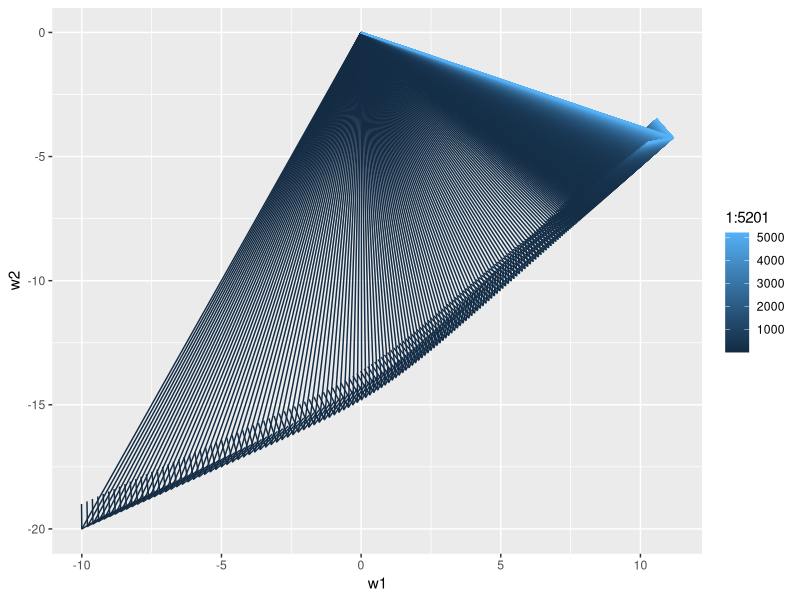
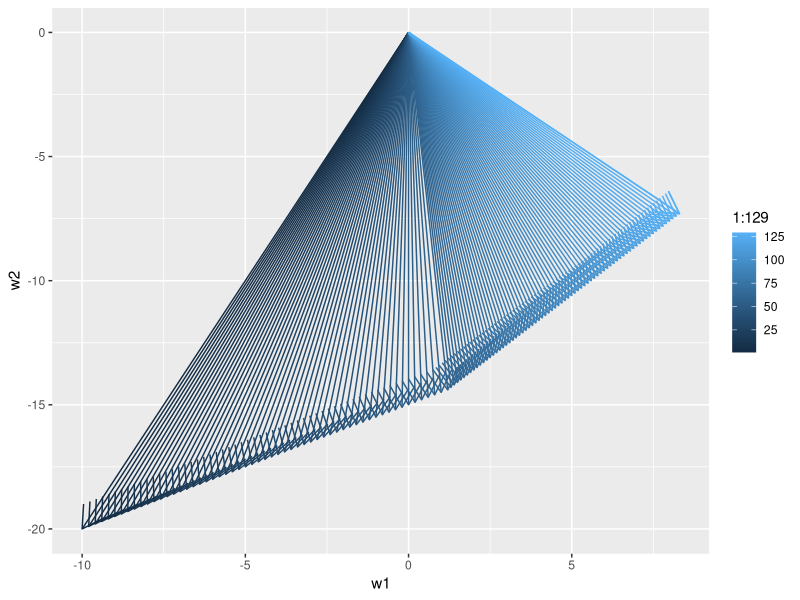

Here is the R script that generated these plots, in order:
# This is logistic regression gradient descent for 3 two dimensional data points
# Points are at:
# (-1, -1): Negative label
# (-1, 1): Negative label
# (1, 0): Positive label
# Models is fit without an intercept

##TODO: Add another point that either
#- keeps things linearly separable but makes the solution less symmetric
#- makes things no longer linearly separable
library(ggplot2)

grad_log <- function(w) {
  w1 <- w[1]
  w2 <- w[2]
  term1 <- -exp(-w1) / (1 + exp(-w1))
  term2 <- exp(w2 - w1)/(1 + exp(w2 - w1))
  term3 <- exp(-w2 - w1)/(1 + exp(-w2 - w1))
  lw1 <- term1 - term2 - term3
  lw2 <- term2 - term3
  return( c(lw1, lw2) )
}

grad_hinge <- function(w) {
  w1 <- w[1]
  w2 <- w[2]
  term1 <- -1*(w1 < 1)
  term2 <- 1*(1 + w2 - w1 > 0)
  term3 <- 1*(1 - w2 - w1 > 0)
  lw1 <- term1 - term2 - term3
  lw2 <- term2 - term3
  return( c(lw1, lw2) )
}


grad_desc <- function(start, grad, max_steps = 10000,
                      ss = .1, tol = 0.0001) {
  w = start
  step = 1
  storage = matrix(NA, nrow = max_steps, ncol = length(w))
  storage[step,] = w
  while(step < max_steps) {
    step = step + 1
    prev = w
    gr = grad(w)
    w = w - ss*gr
    storage[step,] = w
    if ( all( abs(w - prev) < tol) ) break
  }
  list(
    "solution" = w,
    "steps" = storage,
    "num_steps" = step
    )
}

run_and_plot <- function(start = c(-10, -20), grad, ss = 1) {
  results <- grad_desc(start, grad, ss = ss)
  colnames(results$steps) = c("w1", "w2")
  steps_df <- data.frame(na.omit(results$steps))
  ggplot(steps_df) +
    geom_segment(aes(x = 0,
                     y = 0,
                     xend = w1,
                     yend = w2,
                     col = 1:nrow(steps_df)),
                 arrow = arrow()) +
    scale_color_continuous(name = paste0("1:", nrow(steps_df)))+
    labs(x = "w1", y = "w2")
}

run_and_plot(grad = grad_log, ss = .1)
run_and_plot(grad = grad_hinge, ss = .1)


# least squares solution
X = rbind( c(-1, -1),
           c(-1, 1),
           c(1, 0)
           )
y = c(-1, -1, 1)
coef( lm(y ~ 0+X )  )







